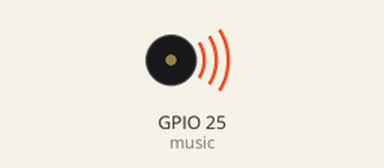
This program was run on a simulated ESP32 board running MicroPython. Shown: buzzer (waves = sounding). At 24.0 s the program stops and its outputs stay as they are.

Above: at 0.1 s.
At 24.1 s:
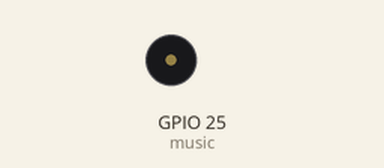
Timing chart, 0 to 25.5 s (numbered marks = the images above):
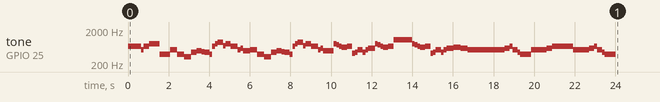

The program:

buzzerTest.py
```python
import m
from machine import DAC,Pin,PWM
import math
import time


melody = [
330, 330, 330, 262, 330, 392, 196, 262, 196, 165, 220, 247, 233, 220, 196, 330, 392,
440, 349, 392, 330, 262, 294, 247, 262, 196, 165, 220, 247, 233, 220, 196, 330, 392,
440, 349, 392, 330, 262, 294, 247, 392, 370, 330, 311, 330, 208, 220, 262, 220, 262,
294, 392, 370, 330, 311, 330, 523, 523, 523, 392, 370, 330, 311, 330, 208, 220, 262,
220, 262, 294, 311, 294, 262, 262, 262, 262, 262, 294, 330, 262, 220, 196, 262, 262,
262, 262, 294, 330, 262, 262, 262, 262, 294, 330, 262, 220, 196]

noteDurations = [
8,4,4,8,4,2,2,
3,3,3,4,4,8,4,8,8,8,4,8,4,3,8,8,3,
3,3,3,4,4,8,4,8,8,8,4,8,4,3,8,8,2,
8,8,8,4,4,8,8,4,8,8,3,8,8,8,4,4,4,8,2,
8,8,8,4,4,8,8,4,8,8,3,3,3,1,
8,4,4,8,4,8,4,8,2,8,4,4,8,4,1,
8,4,4,8,4,8,4,8,2
]

music=PWM(Pin(m.D6))
music.duty(512)
for i in range(len(melody)):
    noteDuration = 800/noteDurations[i]
    music.freq(melody[i]*2)
    time.sleep_ms(int(noteDuration * 1.30))
music.deinit()
```

m.py
```python
MTDO=15
MTDI=12
MTMS=14
MTCK=13

TX = 1
RX = 3

SDA = 22
SCL = 21

SDA1 = 12
SCL1 = 13

SS    = 5
MOSI  = 23
MISO  = 19
SCK   = 18

A0 = 12
A1 = 13
A2 = 15
A3 = 4
A6 = 38
A7 = 37

A8 = 32
A9 = 33
A10 = 25
A11 = 26
A12 = 27
A13 = 14

D0 = 3
D1 = 1
D2 = 16
D3 = 17
D4 = 32
D5 = 33
D6 = 25
D7 = 26
D8 = 27
D9 = 14
D10 = 5
D11 = 23
D12 = 19
D13 = 18
D14 = 12
D15 = 13
D16 = 15
D17 = 4
D18 = 22
D19 = 21
D20 = 38
D21 = 37

T0 = 4
T1 = 0
T2 = 2
T3 = 15
T4 = 13
T5 = 12
T6 = 14
T7 = 27
T8 = 33
T9 = 32

DAC1 = 25
DAC2 = 26

class pin(object):
    pass
```

Measured:
- by itself, tone on GPIO 25 (music): plays 660 Hz for 0.65 s, 524 Hz for 0.13 s, 660 Hz for 0.26 s, 784 Hz for 0.52 s, 392 Hz for 0.52 s, 524 Hz for 0.35 s … (84 notes in this stretch)
